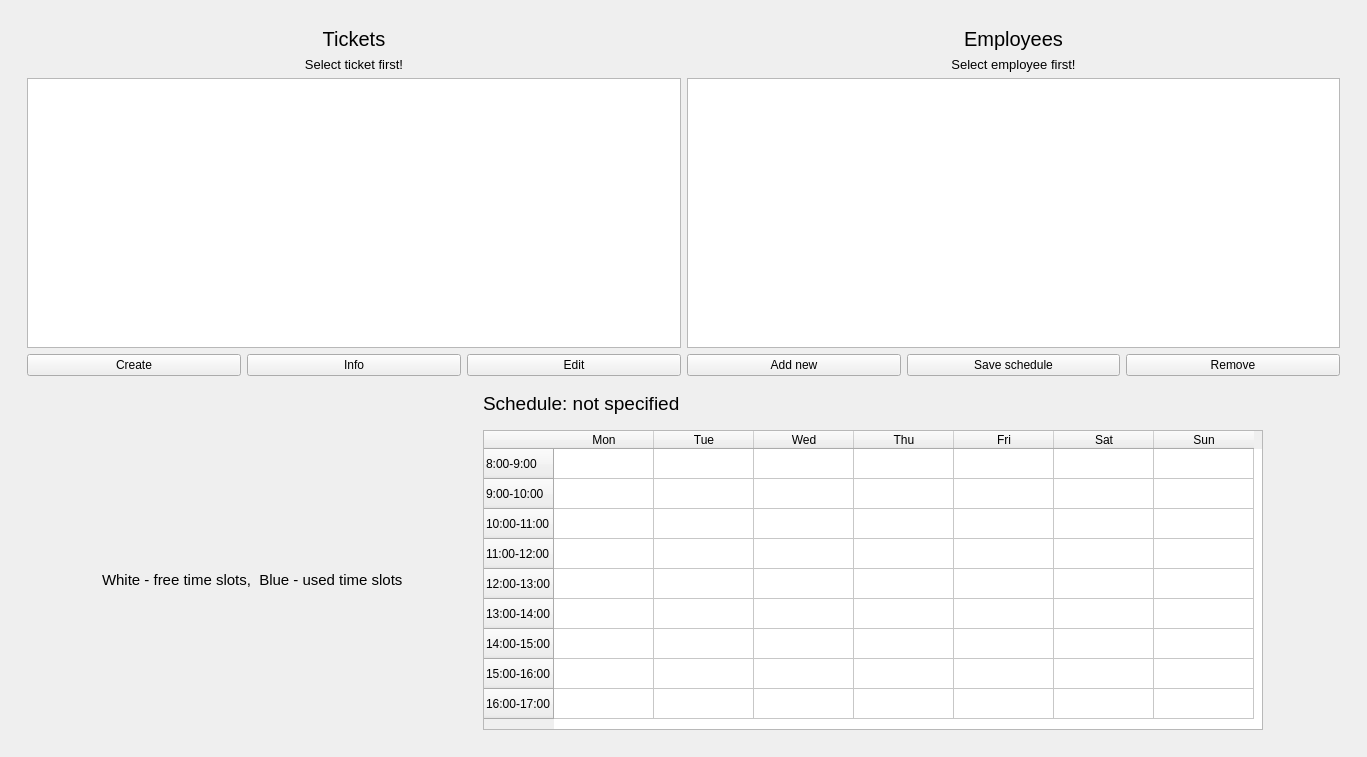
<?xml version="1.0" encoding="UTF-8"?>
<ui version="4.0">
 <class>MainWindow</class>
 <widget class="QMainWindow" name="MainWindow">
  <property name="geometry">
   <rect>
    <x>0</x>
    <y>0</y>
    <width>1367</width>
    <height>757</height>
   </rect>
  </property>
  <property name="windowTitle">
   <string>MainWindow</string>
  </property>
  <widget class="QWidget" name="centralwidget">
   <layout class="QVBoxLayout" name="verticalLayout">
    <item>
     <layout class="QGridLayout" name="gridLayout">
      <item row="0" column="0">
       <widget class="QWidget" name="widget_4" native="true">
        <property name="layoutDirection">
         <enum>Qt::LeftToRight</enum>
        </property>
        <layout class="QGridLayout" name="gridLayout_3">
         <item row="0" column="0">
          <widget class="QWidget" name="widget_3" native="true">
           <layout class="QGridLayout" name="gridLayout_4">
            <item row="0" column="0">
             <layout class="QVBoxLayout" name="verticalLayout_2">
              <item>
               <widget class="QLabel" name="ticketsLabel">
                <property name="font">
                 <font>
                  <pointsize>15</pointsize>
                 </font>
                </property>
                <property name="text">
                 <string>Tickets</string>
                </property>
                <property name="alignment">
                 <set>Qt::AlignCenter</set>
                </property>
               </widget>
              </item>
              <item>
               <widget class="QLabel" name="selectTicketLabel">
                <property name="font">
                 <font>
                  <pointsize>10</pointsize>
                 </font>
                </property>
                <property name="text">
                 <string>Select ticket first!</string>
                </property>
                <property name="alignment">
                 <set>Qt::AlignCenter</set>
                </property>
               </widget>
              </item>
              <item>
               <widget class="QListWidget" name="ticketList"/>
              </item>
              <item>
               <layout class="QHBoxLayout" name="horizontalLayout">
                <item>
                 <widget class="QPushButton" name="createTicketButton">
                  <property name="text">
                   <string>Create</string>
                  </property>
                 </widget>
                </item>
                <item>
                 <widget class="QPushButton" name="infoTicketButton">
                  <property name="text">
                   <string>Info</string>
                  </property>
                 </widget>
                </item>
                <item>
                 <widget class="QPushButton" name="editTicketButton">
                  <property name="text">
                   <string>Edit</string>
                  </property>
                 </widget>
                </item>
               </layout>
              </item>
             </layout>
            </item>
            <item row="0" column="1">
             <layout class="QVBoxLayout" name="verticalLayout_4">
              <item>
               <widget class="QLabel" name="employeesLabel">
                <property name="font">
                 <font>
                  <pointsize>15</pointsize>
                 </font>
                </property>
                <property name="text">
                 <string>Employees</string>
                </property>
                <property name="alignment">
                 <set>Qt::AlignCenter</set>
                </property>
               </widget>
              </item>
              <item>
               <widget class="QLabel" name="selectEmpLabel">
                <property name="font">
                 <font>
                  <pointsize>10</pointsize>
                 </font>
                </property>
                <property name="text">
                 <string>Select employee first!</string>
                </property>
                <property name="alignment">
                 <set>Qt::AlignCenter</set>
                </property>
               </widget>
              </item>
              <item>
               <widget class="QListWidget" name="employeeList"/>
              </item>
              <item>
               <layout class="QHBoxLayout" name="horizontalLayout_2">
                <item>
                 <widget class="QPushButton" name="addEmployeeButton">
                  <property name="text">
                   <string>Add new</string>
                  </property>
                 </widget>
                </item>
                <item>
                 <widget class="QPushButton" name="saveScheduleButton">
                  <property name="text">
                   <string>Save schedule</string>
                  </property>
                 </widget>
                </item>
                <item>
                 <widget class="QPushButton" name="removeEmployeeButton">
                  <property name="text">
                   <string>Remove</string>
                  </property>
                 </widget>
                </item>
               </layout>
              </item>
             </layout>
            </item>
            <item row="1" column="0" colspan="2">
             <layout class="QGridLayout" name="gridLayout_2">
              <item row="3" column="0">
               <widget class="QLabel" name="legendLabel">
                <property name="maximumSize">
                 <size>
                  <width>300</width>
                  <height>16777215</height>
                 </size>
                </property>
                <property name="font">
                 <font>
                  <pointsize>11</pointsize>
                 </font>
                </property>
                <property name="text">
                 <string>White - free time slots,  Blue - used time slots</string>
                </property>
               </widget>
              </item>
              <item row="3" column="1">
               <widget class="QTableWidget" name="calendar">
                <property name="maximumSize">
                 <size>
                  <width>780</width>
                  <height>300</height>
                 </size>
                </property>
                <row>
                 <property name="text">
                  <string>8:00-9:00</string>
                 </property>
                </row>
                <row>
                 <property name="text">
                  <string>9:00-10:00</string>
                 </property>
                </row>
                <row>
                 <property name="text">
                  <string>10:00-11:00</string>
                 </property>
                </row>
                <row>
                 <property name="text">
                  <string>11:00-12:00</string>
                 </property>
                </row>
                <row>
                 <property name="text">
                  <string>12:00-13:00</string>
                 </property>
                </row>
                <row>
                 <property name="text">
                  <string>13:00-14:00</string>
                 </property>
                </row>
                <row>
                 <property name="text">
                  <string>14:00-15:00</string>
                 </property>
                </row>
                <row>
                 <property name="text">
                  <string>15:00-16:00</string>
                 </property>
                </row>
                <row>
                 <property name="text">
                  <string>16:00-17:00</string>
                 </property>
                </row>
                <column>
                 <property name="text">
                  <string>Mon</string>
                 </property>
                </column>
                <column>
                 <property name="text">
                  <string>Tue</string>
                 </property>
                </column>
                <column>
                 <property name="text">
                  <string>Wed</string>
                 </property>
                </column>
                <column>
                 <property name="text">
                  <string>Thu</string>
                 </property>
                </column>
                <column>
                 <property name="text">
                  <string>Fri</string>
                 </property>
                </column>
                <column>
                 <property name="text">
                  <string>Sat</string>
                 </property>
                </column>
                <column>
                 <property name="text">
                  <string>Sun</string>
                 </property>
                </column>
                <item row="0" column="0">
                 <property name="flags">
                  <set>ItemIsSelectable|ItemIsDragEnabled|ItemIsDropEnabled|ItemIsUserCheckable|ItemIsEnabled</set>
                 </property>
                </item>
                <item row="1" column="0">
                 <property name="flags">
                  <set>ItemIsSelectable|ItemIsDragEnabled|ItemIsDropEnabled|ItemIsUserCheckable|ItemIsEnabled</set>
                 </property>
                </item>
                <item row="2" column="0">
                 <property name="flags">
                  <set>ItemIsSelectable|ItemIsDragEnabled|ItemIsDropEnabled|ItemIsUserCheckable|ItemIsEnabled</set>
                 </property>
                </item>
                <item row="3" column="0"/>
                <item row="4" column="0"/>
                <item row="5" column="0"/>
                <item row="6" column="0"/>
                <item row="7" column="0"/>
                <item row="8" column="0"/>
               </widget>
              </item>
              <item row="0" column="1">
               <widget class="QLabel" name="scheduleLabel">
                <property name="font">
                 <font>
                  <pointsize>14</pointsize>
                 </font>
                </property>
                <property name="text">
                 <string>Schedule: not specified</string>
                </property>
               </widget>
              </item>
             </layout>
            </item>
           </layout>
          </widget>
         </item>
        </layout>
       </widget>
      </item>
     </layout>
    </item>
   </layout>
  </widget>
 </widget>
 <resources/>
 <connections/>
</ui>
